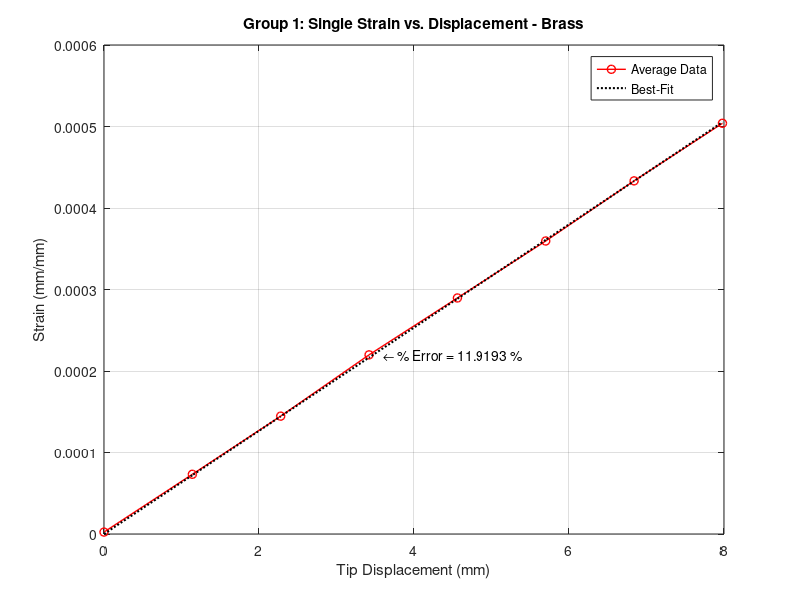

MATLAB code for this plot: (Note: this script raises an error after producing the figure.)
clear all, close all

% Import data from .mat file
data = load('lab2_group1_single.mat');
disp = data.disp'; % load displacement into array
strain = data.strain'; % load strain into array

% Average data
% On the right side, there are 15 values in each array representing 8 measurements back and forth
% For each measurement/displacement, take the average value of the forward and backward strains
disp1 = disp(1:8,:); % forward displacements
disp2 = flip(disp(8:15,:)); % backward displacements – flip the array to align with forward disp
strain1 = strain(1:8,:); % forward strain
strain2 = flip(strain(8:15,:)); % backward strain – flip the array to align with forward strain
disp_avg = (disp1 + disp2)/2; % average displacement – or just 0-8 [mm] in 8 increments
strain_avg = (strain1 + strain2)/2; % average strain measurements

% Plot Strain vs. Displacement
plot(disp_avg,strain_avg,'ro-','linewidth',1)
set(gcf,'Units','Normalized','OuterPosition',[0 0 1 1]); % expand window
xlabel('Tip Displacement (mm)')
ylabel('Strain (mm/mm)')
title('Group 1: Single Strain vs. Displacement - Brass')

% Plot best-fit line
slope = disp_avg\strain_avg; % Slope of best-fit line
hold on, grid on
plot(disp_avg,disp_avg*slope,'k:','linewidth',1.5);
legend('Average Data','Best-Fit');

% Calculate predicted strain (Pre-lab)
t = 0.135; % thickness of beam [in]; 3.42mm
w = 0.965; % width of beam [in]; 24.5mm
L = 9.941; % length of beam [in]; 25.25cm
l = 8.858; % length between gauge and micrometer [in]; 22.5cm
x = L - l; % x = L – l [in]
d = 8/25.4; % disp at tip [in]
epsilon = (3*(t/2)*(L-x)*d)/L^3; % compute predicted strain

% Calculate measured strain at max disp using best fit line
s = slope*8; % compute measured strain at max disp 8mm based on best-fit line

% Compare the predicted strain (Pre-lab) and measured strain at max disp (best-fit line)
error = abs(100*(s-epsilon)/epsilon); % calculate percent of difference

% Plot the error percent onto Strain vs. Displacement plot using text(x,y,...) command
txt = ['\leftarrow % Error = ', num2str(error), ' %'];
t = text(3.6,strain_avg(4),txt); t.FontSize = 14; t.FontName = 'Times New Roman';